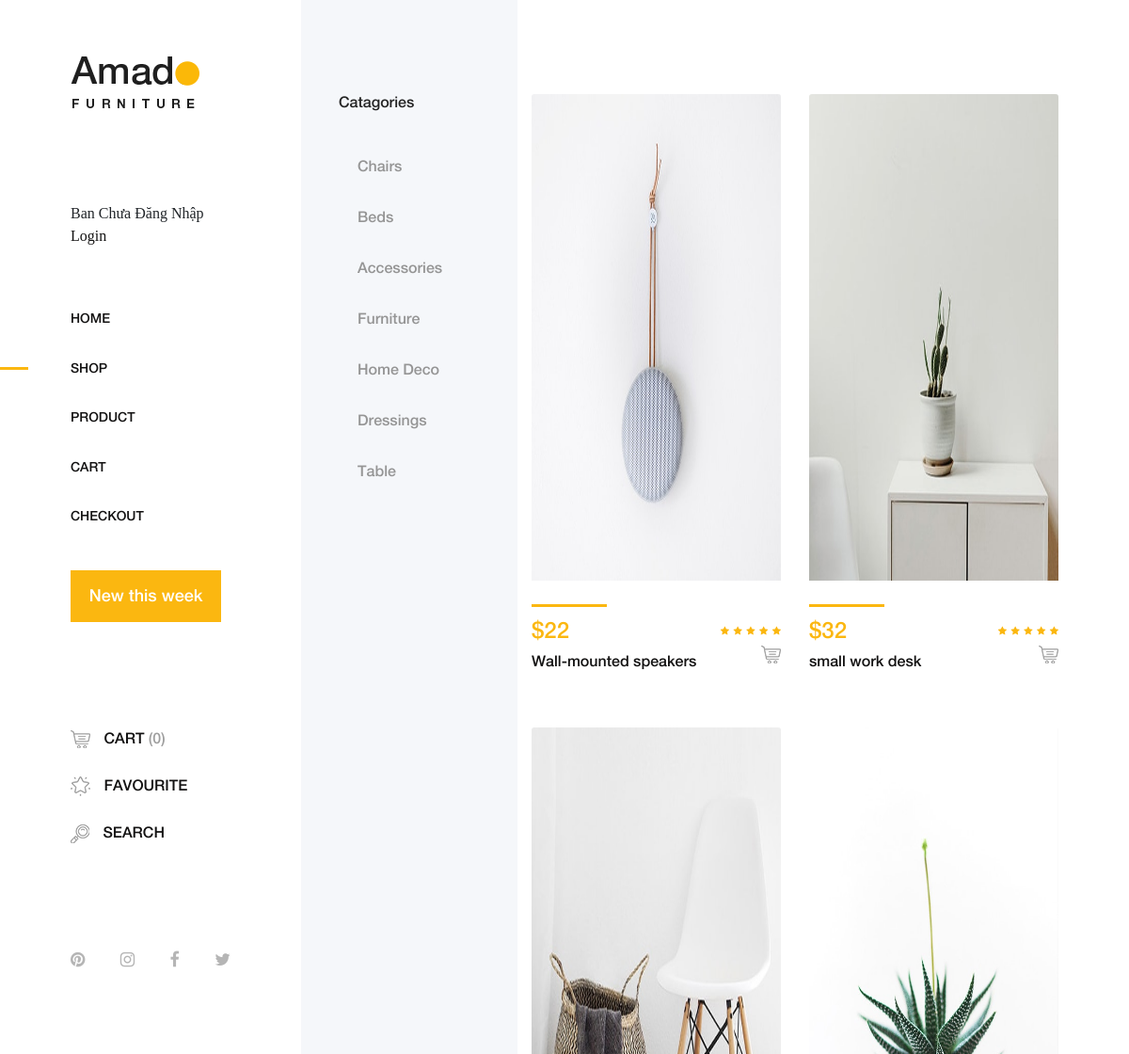
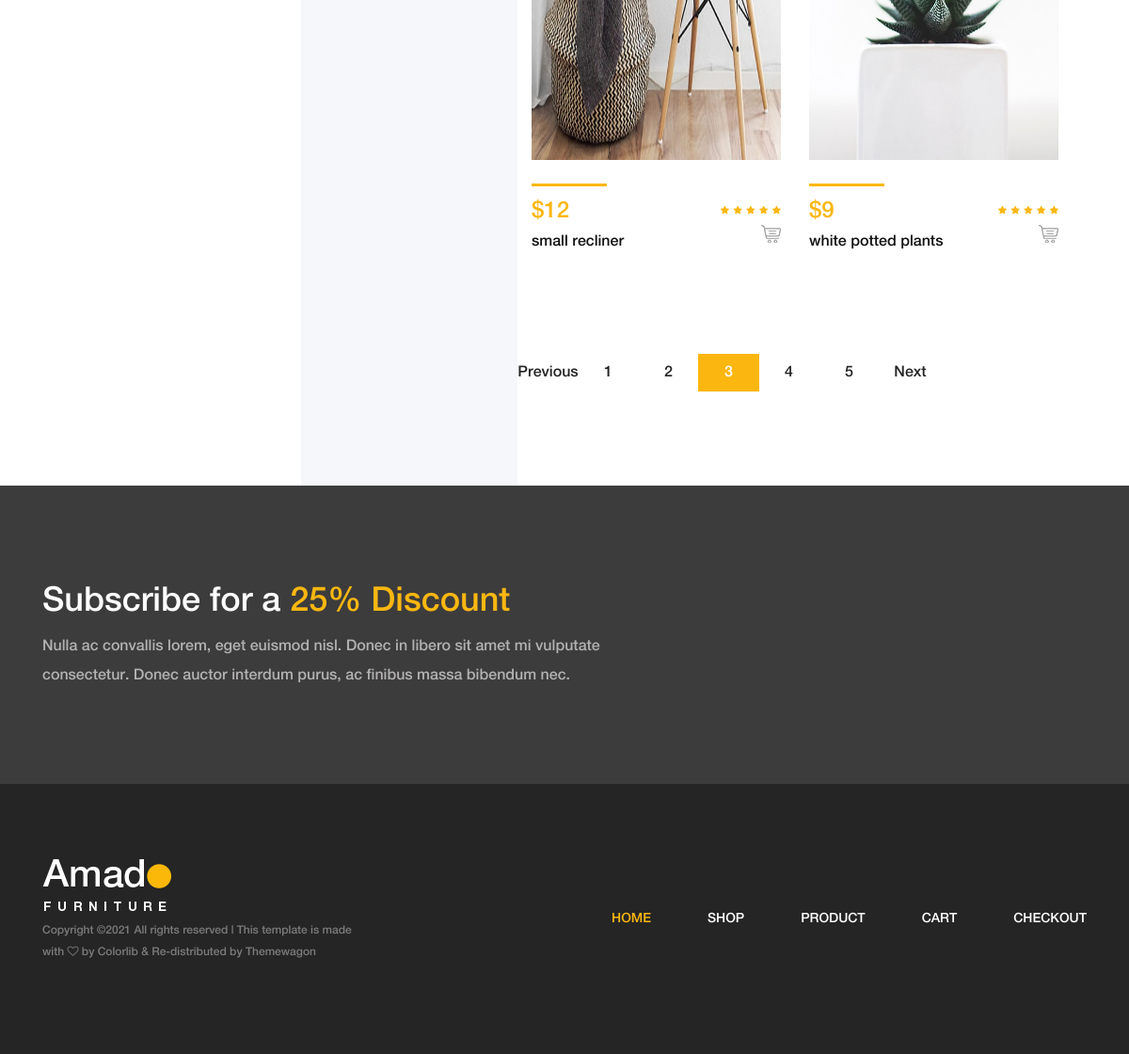
/shop.php?page=3, run on the app's committed database (2 pictures, top to bottom).
### tables this page shows
CREATE TABLE IF NOT EXISTS `categories` (
  `id` int(11) NOT NULL AUTO_INCREMENT,
  `categories_name` text NOT NULL,
  PRIMARY KEY (`id`)
);

CREATE TABLE IF NOT EXISTS `products` (
  `id` int(11) NOT NULL AUTO_INCREMENT,
  `product_name` text NOT NULL,
  `product_price` decimal(10,0) NOT NULL,
  `product_img` text NOT NULL,
  `product_description` text NOT NULL,
  `created_at` date DEFAULT NULL,
  PRIMARY KEY (`id`)
);

### app/models/Db.php (called while the page is built, shortened)
<?php
class Db
{
    public static $connection = NULL;
    public function __construct()
    {
        if(!self::$connection) {
            self::$connection = new mysqli(DB_HOST, DB_USER, DB_PASS, DB_NAME,DB_PORT);
            self::$connection->set_charset('utf8mb4');
        }
        return self::$connection;
    }
    public function select($sql)
    {
        $sql->execute();
        $items = $sql->get_result()->fetch_all(MYSQLI_ASSOC);
        return $items;
    }
}

### app/models/CategoryModel.php (called while the page is built)
<?php
class CategoryModel extends Db
{
    public function getCategories()
    {
        $sql = parent::$connection->prepare("SELECT * FROM categories");
        return parent::select($sql);
    }
}

### app/models/ProductModel.php (called while the page is built, shortened)
<?php
class ProductModel extends Db
{
    public function getProducts()
    {
        $sql = parent::$connection->prepare("SELECT * FROM products");
        return parent::select($sql);
    }
    public function getProductsByPage($perPage, $page)
    {
        $start = $perPage * ($page - 1);
        $sql = parent::$connection->prepare("SELECT * FROM products  ORDER BY `created_at` DESC LIMIT ?, ?");
        $sql->bind_param('ii', $start, $perPage);
        return parent::select($sql);
    }
    public function getTotalRow()
    {
        $sql = parent::$connection->prepare("SELECT COUNT(id) FROM products ");
        return parent::select($sql)[0]['COUNT(id)'];
    }
}

### shop.php (the view, shortened to what this page needs)
<?php
$productModel = new ProductModel();
$productList = $productModel->getProducts();
$productModel = new ProductModel();
$totalroW = $productModel->getTotalRow();
$perPage = 4;
$page = 1;
if (isset($_GET['page'])) {
    $page = $_GET['page'];
}
$productList = $productModel->getProductsByPage($perPage, $page);
$categoryModel = new CategoryModel();
$categoryList = $categoryModel->getCategories();
$pageLinks = Pagination::createPageLinks($totalroW, $perPage, $page);
?>
<!DOCTYPE html>
<html lang="en">
<head>
    <link rel="stylesheet" href="css/core-style.css">
    <link rel="stylesheet" href="style.css">
</head>
<body>
    <div class="main-content-wrapper d-flex clearfix">
        <header class="header-area clearfix">
            <div class="logo">
                <a href="index.php"><img src="img/core-img/logo.png" alt=""></a>
            </div>
            <div class="dangnhap">
                <?php
                if (isset($_SESSION['username']) && $_SESSION['username']) { ?>
                    <li class="active">Xin Chào <?php echo $_SESSION['username'] ?></li>
                    <a href="logout.php">
                        <li>Logout</li>
                    </a>
                <?php
                } else { ?>
                    <li>Ban Chưa Đăng Nhập</li>
                    <a href="login.php">
                        <li>Login</li>
                    </a>
                <?php
                }
                ?>
            </div>
            <nav class="amado-nav">
                <ul>
                    <li><a href="index.php">Home</a></li>
                    <li class="active"><a href="shop.php">Shop</a></li>
                    <li><a href="product-details.php">Product</a></li>
                    <li><a href="cart.php">Cart</a></li>
                    <li><a href="checkout.php">Checkout</a></li>
                </ul>
            </nav>
            <div class="amado-btn-group mt-30 mb-100">
                <a href="created_at.php" class="btn amado-btn mb-15">New this week</a>
            </div>
            <div class="cart-fav-search mb-100">
                <a href="cart.php" class="cart-nav"><img src="img/core-img/cart.png" alt=""> Cart <span>(0)</span></a>
                <a href="favourite.php" class="fav-nav"><img src="img/core-img/favorites.png" alt=""> Favourite</a>
                <a href="search.php" class="search-nav"><img src="img/core-img/search.png" alt=""> Search</a>
            </div>
            <div class="social-info d-flex justify-content-between">
                <a href="https://www.pinterest.com/"><i class="fa fa-pinterest" aria-hidden="true"></i></a>
                <a href="https://www.instagram.com/"><i class="fa fa-instagram" aria-hidden="true"></i></a>
                <a href="https://www.facebook.com/"><i class="fa fa-facebook" aria-hidden="true"></i></a>
                <a href="https://twitter.com/"><i class="fa fa-twitter" aria-hidden="true"></i></a>
            </div>
        </header>
        <div class="shop_sidebar_area">
            <div class="widget catagory mb-50">
                <h6 class="widget-title mb-30">Catagories</h6>
                <div class="catagories-menu">
                    <ul>
                        <?php
                        foreach ($categoryList as $item) {
                        ?>
                            <li class="nav-item">
                                <a class="nav-link" href="category.php?id=<?php echo $item['id']; ?>"><?php echo $item['categories_name']; ?></a>
                            </li>
                        <?php
                        }
                        ?>
                    </ul>
                </div>
            </div>
        </div>
        <div class="amado_product_area section-padding-100">
            <div class="container-fluid">
                <div class="row">
                    <?php
                    foreach ($productList as $item) {
                    ?>
                        <div class="col-12 col-sm-6 col-md-12 col-xl-6">
                            <div class="single-product-wrapper">
                                <div class="product-img">
                                    <a href="product-detailsID.php?idProduct=<?php echo $item['id']; ?>">
                                        <img src="img/bg-img/<?php echo $item['product_img'] ?>" class="card-img-top" alt="...">
                                    </a>
                                </div>
                                <div class="product-description d-flex align-items-center justify-content-between">
                                    <div class="product-meta-data">
                                        <div class="line"></div>
                                        <p class="product-price">$<?php echo $item['product_price'] ?></p>
                                        <h6 class="clsh6"><a href="product-details.php"><?php echo $item['product_name'] ?></a></h6>
                                    </div>
                                    <div class="ratings-cart text-right">
                                        <div class="ratings">
                                            <i class="fa fa-star" aria-hidden="true"></i>
                                            <i class="fa fa-star" aria-hidden="true"></i>
                                            <i class="fa fa-star" aria-hidden="true"></i>
                                            <i class="fa fa-star" aria-hidden="true"></i>
                                            <i class="fa fa-star" aria-hidden="true"></i>
                                        </div>
                                        <div class="cart">
                                            <a href="product-detailsID.php?idProduct=<?php echo $item['id']; ?>" data-toggle="tooltip" data-placement="left" title="Add to Cart"><img src="img/core-img/cart.png" alt=""></a>
                                        </div>
                                    </div>
                                </div>
                            </div>
                        </div>
                    <?php
                    }
                    ?>
                    <div class="row">
                        <div class="col-12">
                            <nav aria-label="navigation">
                                <ul class="pagination justify-content-end mt-50">
                                    <?php echo $pageLinks; ?>
                                </ul>
                            </nav>
                        </div>
                    </div>
                </div>
            </div>
        </div>
    </div>
    <section class="newsletter-area section-padding-100-0">
        <div class="container">
            <div class="row align-items-center">
                <div class="col-12 col-lg-6 col-xl-7">
                    <div class="newsletter-text mb-100">
                        <h2>Subscribe for a <span>25% Discount</span></h2>
                        <p>Nulla ac convallis lorem, eget euismod nisl. Donec in libero sit amet mi vulputate consectetur. Donec auctor interdum purus, ac finibus massa bibendum nec.</p>
                    </div>
                </div>
            </div>
        </div>
    </section>
    <footer class="footer_area clearfix">
        <div class="container">
            <div class="row align-items-center">
                <div class="col-12 col-lg-4">
                    <div class="single_widget_area">
                        <div class="footer-logo mr-50">
                            <a href="index.php"><img src="img/core-img/logo2.png" alt=""></a>
                        </div>
                        <p class="copywrite">
                            Copyright &copy; All rights reserved | This template is made with <i class="fa fa-heart-o" aria-hidden="true"></i> by <a href="https://colorlib.com" target="_blank">Colorlib</a> & Re-distributed by <a href="https://themewagon.com/" target="_blank">Themewagon</a>
                    </div>
                </div>
                <div class="col-12 col-lg-8">
                    <div class="single_widget_area">
                        <div class="footer_menu">
                            <nav class="navbar navbar-expand-lg justify-content-end">
                                <div class="collapse navbar-collapse" id="footerNavContent">
                                    <ul class="navbar-nav ml-auto">
                                        <li class="nav-item active">
                                            <a class="nav-link" href="index.php">Home</a>
                                        </li>
                                        <li class="nav-item">
                                            <a class="nav-link" href="shop.php">Shop</a>
                                        </li>
                                        <li class="nav-item">
                                            <a class="nav-link" href="product-details.php">Product</a>
                                        </li>
                                        <li class="nav-item">
                                            <a class="nav-link" href="cart.php">Cart</a>
                                        </li>
                                        <li class="nav-item">
                                            <a class="nav-link" href="checkout.php">Checkout</a>
                                        </li>
                                    </ul>
                                </div>
                            </nav>
                        </div>
                    </div>
                </div>
            </div>
        </div>
    </footer>
</body>
</html>

### shop.php (style rules this page uses)
.product-img img { height: 517px; width: 416px; }
.clsh6 a { font-size: 1rem; }
.dangnhap li { list-style: none; }
.dangnhap { margin-bottom: 50px; font-family: Georgia, Times, 'Times New Roman', serif; }
.dangnhap a { font-size: 1rem; }
.logo { margin-bottom: 50px; }

### data on the page
categories: categories_name "Chairs"
categories: categories_name "Beds"
categories: categories_name "Accessories"
categories: categories_name "Furniture"
categories: categories_name "Home Deco"
categories: categories_name "Dressings"
categories: categories_name "Table"
products: product_img (picture), product_price "22", product_name "Wall-mounted speakers"
products: product_img (picture), product_price "32", product_name "small work desk"
products: product_img (picture), product_price "12", product_name "small recliner"
products: product_img (picture), product_price "9", product_name "white potted plants"
